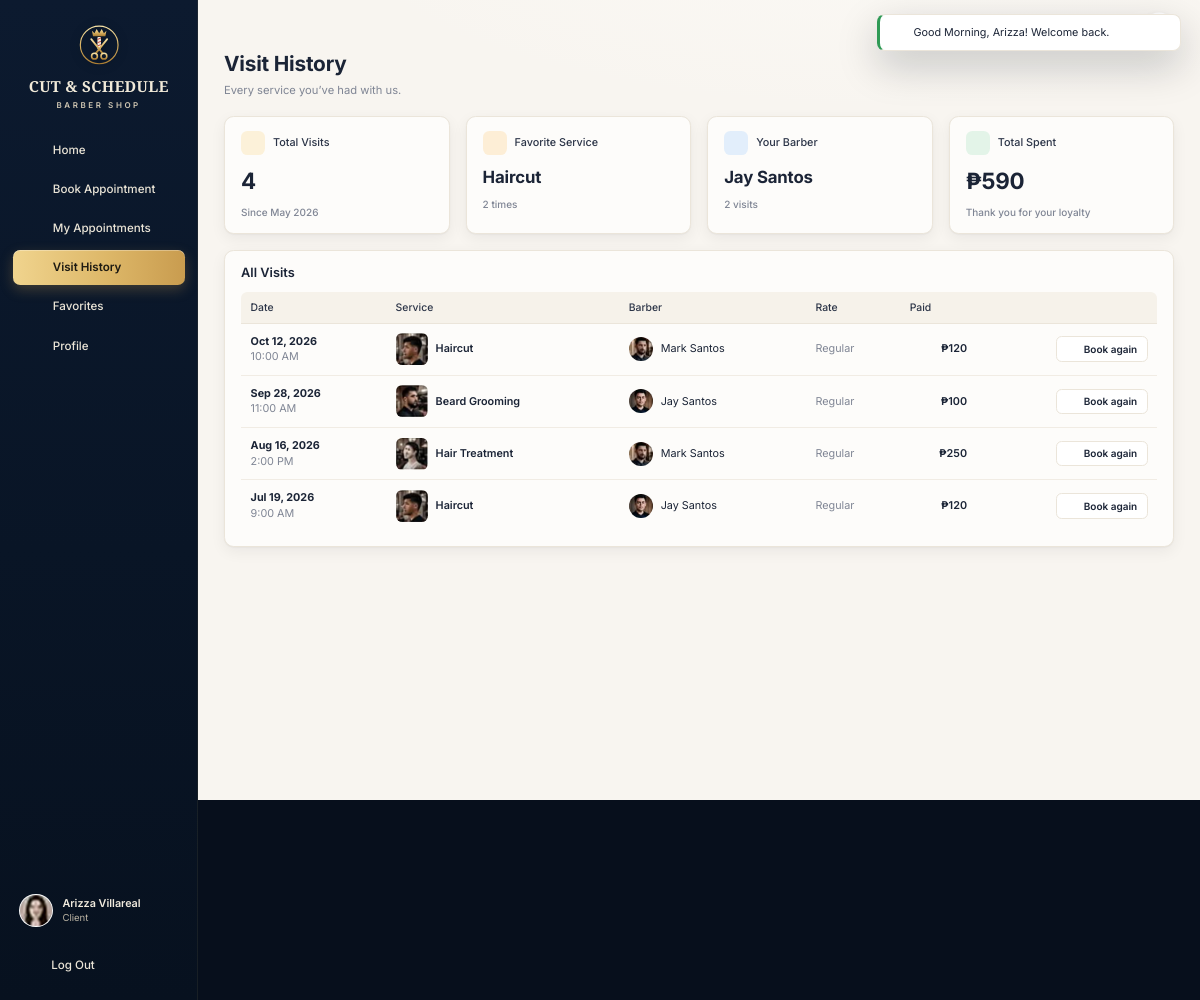
Page /client/history.php (signed in) on the committed database.
### tables this page shows
CREATE TABLE users (
  id               INT AUTO_INCREMENT PRIMARY KEY,
  name             VARCHAR(100) NOT NULL,
  username         VARCHAR(100) UNIQUE NOT NULL,
  email            VARCHAR(150) UNIQUE NOT NULL,
  phone            VARCHAR(30)  NULL,
  password         VARCHAR(255) NOT NULL,
  role             ENUM('owner','staff','client') NOT NULL,
  status           ENUM('active','inactive') DEFAULT 'active',
  avatar           VARCHAR(255) NULL,
  remember_token   VARCHAR(64)  NULL,
  remember_expires DATETIME     NULL,
  created_at       DATETIME DEFAULT CURRENT_TIMESTAMP,
  updated_at       DATETIME DEFAULT CURRENT_TIMESTAMP ON UPDATE CURRENT_TIMESTAMP
);

CREATE TABLE clients (
  id                   INT AUTO_INCREMENT PRIMARY KEY,
  user_id              INT NULL UNIQUE,
  name                 VARCHAR(100) NOT NULL,
  email                VARCHAR(150) NULL,
  phone                VARCHAR(30)  NULL,
  discount_type        ENUM('none','senior','pwd') NOT NULL DEFAULT 'none',
  preferred_barber_id  INT NULL,
  preferred_service_id INT NULL,
  notes                TEXT NULL,
  avatar               VARCHAR(255) NULL,
  created_at           DATETIME DEFAULT CURRENT_TIMESTAMP,
  updated_at           DATETIME DEFAULT CURRENT_TIMESTAMP ON UPDATE CURRENT_TIMESTAMP,
  CONSTRAINT fk_client_user    FOREIGN KEY (user_id) REFERENCES users(id) ON DELETE SET NULL,
  CONSTRAINT fk_client_barber  FOREIGN KEY (preferred_barber_id) REFERENCES users(id) ON DELETE SET NULL,
  CONSTRAINT fk_client_service FOREIGN KEY (preferred_service_id) REFERENCES services(id) ON DELETE SET NULL
);

CREATE TABLE services (
  id          INT AUTO_INCREMENT PRIMARY KEY,
  name        VARCHAR(100) NOT NULL,
  description VARCHAR(255) NULL,
  price       DECIMAL(10,2) NOT NULL,
  duration    INT NOT NULL,
  image       VARCHAR(255) NULL,
  status      ENUM('active','archived') DEFAULT 'active',
  sort_order  INT NOT NULL DEFAULT 0,
  created_at  DATETIME DEFAULT CURRENT_TIMESTAMP,
  updated_at  DATETIME DEFAULT CURRENT_TIMESTAMP ON UPDATE CURRENT_TIMESTAMP,
  CHECK (price > 0),
  CHECK (duration > 0)
);

CREATE TABLE appointments (
  id               INT AUTO_INCREMENT PRIMARY KEY,
  client_id        INT NOT NULL,
  barber_id        INT NOT NULL,
  service_id       INT NOT NULL,
  appointment_date DATE NOT NULL,
  start_time       TIME NOT NULL,
  end_time         TIME NOT NULL,
  status           ENUM('pending','confirmed','in_progress','completed','cancelled') NOT NULL DEFAULT 'pending',
  base_price       DECIMAL(10,2) NOT NULL,
  discount_type    ENUM('none','senior','pwd') NOT NULL DEFAULT 'none',
  discount_amount  DECIMAL(10,2) NOT NULL DEFAULT 0,
  total_price      DECIMAL(10,2) NOT NULL,
  notes            TEXT NULL,
  created_by       INT NULL,
  completed_at     DATETIME NULL,
  created_at       DATETIME DEFAULT CURRENT_TIMESTAMP,
  updated_at       DATETIME DEFAULT CURRENT_TIMESTAMP ON UPDATE CURRENT_TIMESTAMP,
  INDEX idx_barber_date (barber_id, appointment_date),
  INDEX idx_date_status (appointment_date, status),
  INDEX idx_client (client_id),
  CONSTRAINT fk_appt_client  FOREIGN KEY (client_id)  REFERENCES clients(id)  ON DELETE CASCADE,
  CONSTRAINT fk_appt_barber  FOREIGN KEY (barber_id)  REFERENCES users(id)    ON DELETE RESTRICT,
  CONSTRAINT fk_appt_service FOREIGN KEY (service_id) REFERENCES services(id) ON DELETE RESTRICT,
  CONSTRAINT fk_appt_creator FOREIGN KEY (created_by) REFERENCES users(id)    ON DELETE SET NULL
);

### client/history.php (the view, shortened to what the rows shown need)
<?php
require __DIR__ . '/../includes/bootstrap.php';
$user = Auth::requireRole('client');
$profile = $user->profile();
$visits = $profile->visits();
$fav = $profile->favoriteService();
require __DIR__ . '/../includes/header.php';
?>
<div class="page-head">
  <div>
    <h1>Visit History</h1>
  </div>
</div>
<section class="stats stats-4">
  <div class="card stat"><div class="stat-top"><span class="stat-ico gold"><?= icon('history', '', 18, 2) ?></span>Total Visits</div><div class="stat-value"><?= count($visits) ?></div><span class="stat-delta neutral">Since <?= e(fmt_date($profile->getCreatedAt(), 'M Y')) ?></span></div>
  <div class="card stat"><div class="stat-top"><span class="stat-ico amber"><?= icon('crown', '', 16) ?></span>Favorite Service</div><div class="stat-value" style="font-size:21px"><?= e($fav['name'] ?? '—') ?></div><span class="stat-delta neutral"><?= $fav ? (int) $fav['times'] . ' times' : 'Book your first visit' ?></span></div>
</section>
<section class="card">
  <div class="card-head"><h2>All Visits</h2></div>
  <?php if (!$visits): ?>
    <div class="empty"><?= icon('history', '', 36) ?><h3>No visits yet</h3><p>Completed appointments will appear here.</p><a class="btn btn-gold mt-16" href="<?= url('client/book.php') ?>">Book Appointment</a></div>
  <?php else: ?>
    <div class="table-wrap">
      <table class="tbl tbl-responsive">
        <thead><tr><th>Date</th><th>Service</th><th>Barber</th><th>Rate</th><th class="text-right">Paid</th><th></th></tr></thead>
        <tbody>
          <?php foreach ($visits as $v): ?>
            <tr>
              <td data-label="Date" class="nowrap"><strong><?= e(fmt_date($v['appointment_date'])) ?></strong><br><span class="t-muted"><?= fmt_time($v['start_time']) ?></span></td>
              <td data-label="Service"><div class="tbl-person" style="min-width:0"><?= service_img($v['service_image'], $v['service_name'], 'svc-img') ?><strong><?= e($v['service_name']) ?></strong></div></td>
              <td data-label="Barber"><div class="tbl-person" style="min-width:0"><?= avatar($v['barber_name'], $v['barber_avatar'], 30) ?><span><?= e($v['barber_name']) ?></span></div></td>
              <td data-label="Rate" class="t-muted"><?= e(discount_label($v['discount_type'])) ?></td>
              <td data-label="Paid" class="text-right t-strong"><?= peso($v['total_price']) ?></td>
              <td class="tbl-actions-cell"><div class="tbl-actions"><a class="btn btn-outline btn-sm" href="<?= url('client/book.php?service=' . (int) $v['service_id'] . '&barber=' . (int) $v['barber_id']) ?>"><?= icon('refresh', '', 14) ?> Book again</a></div></td>
            </tr>
          <?php endforeach; ?>
        </tbody>
      </table>
    </div>
  <?php endif; ?>
</section>
<?php require __DIR__ . '/../includes/footer.php'; ?>

### includes/header.php (shortened to what the rows shown need)
<?php
$role = $user->getRole();
$profileUrl = ['owner' => 'owner/settings.php', 'staff' => 'staff/profile.php', 'client' => 'client/profile.php'][$role];
?>
<!doctype html>
<html lang="en">
<head>
  <link rel="stylesheet" href="<?= asset('assets/css/app.css') ?>">
</head>
<body class="app role-<?= e($role) ?>" data-base="<?= e(BASE_URL) ?>"<?= !empty($fitScreen) ? ' data-fit' : '' ?>>
<div class="app-shell">
  <aside class="sidebar" id="sidebar">
      <?php foreach (nav_items($role) as [$key, $label, $href, $ico]): ?>
          <?= icon($ico, '', 20) ?><span><?= e($label) ?></span>
      <?php endforeach; ?>
    <div class="sidebar-foot">
      <a class="sidebar-user" href="<?= url($profileUrl) ?>">
        <?= avatar($user->getName(), $user->getAvatar(), 42) ?>
        <span>
          <strong><?= e($user->getName()) ?></strong>
          <small><?= e($user->roleLabel()) ?></small>
        </span>
      </a>
    </div>
  </aside>
  <div class="main">
    <main class="content">

### includes/functions.php (shortened to what the rows shown need)
<?php
function e($value): string
{
    return htmlspecialchars((string) ($value ?? ''), ENT_QUOTES, 'UTF-8');
}
function url(string $path = ''): string
{
    return BASE_URL . '/' . ltrim($path, '/');
}
function asset(string $path): string
{
    $file = APP_ROOT . '/' . ltrim($path, '/');
    $v = is_file($file) ? filemtime($file) : 1;
    return url($path) . '?v=' . $v;
}
function peso($amount): string
{
    $amount = (float) $amount;
    $decimals = abs($amount - round($amount)) < 0.005 ? 0 : 2;
    return '₱' . number_format($amount, $decimals);
}
function fmt_time(?string $time, bool $pad = false): string
{
    return date($pad ? 'h:i A' : 'g:i A', strtotime('2000-01-01 ' . $time));
}
function fmt_date(?string $date, string $format = 'M j, Y'): string
{
    return $date ? date($format, strtotime($date)) : '';
}
function media_url(?string $path): ?string
{
    return is_file(APP_ROOT . '/' . $path) ? url($path) : null;
}
function avatar(?string $name, ?string $path = null, int $size = 40, string $class = ''): string
{
    $src = media_url($path);
    $style = "width:{$size}px;height:{$size}px;";
    if ($src) {
        return '<img class="avatar ' . e($class) . '" src="' . e($src) . '" alt="' . e($name) . '" style="' . $style . '">';
    }
    $fs = max(10, (int) round($size * 0.38));
    return '<span class="avatar avatar-initials ' . e($class) . '" style="' . $style . 'font-size:' . $fs . 'px">' . e(initials($name ?? '?')) . '</span>';
}
function service_img(?string $path, string $name, string $class = 'svc-img'): string
{
    $src = media_url($path);
    if ($src) {
        return '<img class="' . e($class) . '" src="' . e($src) . '" alt="' . e($name) . '">';
    }
    return '<span class="' . e($class) . ' svc-img-empty">' . icon('scissors', '', 22) . '</span>';
}
function discount_label(string $type): string
{
    return ['none' => 'Regular', 'senior' => 'Senior Citizen', 'pwd' => 'PWD'][$type] ?? 'Regular';
}

### includes/icons.php (shortened to what the rows shown need)
<?php
function icon(string $name, string $class = '', int $size = 20, float $stroke = 1.8): string
{
    static $paths = null;
    $body = $paths[$name] ?? $paths['info'];
    $cls = trim('icon ' . $class);
    return '<svg class="' . $cls . '" width="' . $size . '" height="' . $size . '" viewBox="0 0 24 24" fill="none" stroke="currentColor" stroke-width="' . $stroke . '" stroke-linecap="round" stroke-linejoin="round" aria-hidden="true">' . $body . '</svg>';
}

### rows in the picture
users: avatar (picture), name "Arizza Villareal"
clients: created_at "May 2026"
services: name "Haircut"
appointments: appointment_date "Oct 12, 2026", start_time "10:00 AM", service.image (picture), service.name "Haircut", barber.avatar (picture), barber.name "Mark Santos", discount_type "Regular", total_price "₱120", $size 14 (drawn)
appointments: appointment_date "Sep 28, 2026", start_time "11:00 AM", service.image (picture), service.name "Beard Grooming", barber.avatar (picture), barber.name "Jay Santos", discount_type "Regular", total_price "₱100", $size 14 (drawn)
appointments: appointment_date "Aug 16, 2026", start_time "2:00 PM", service.image (picture), service.name "Hair Treatment", barber.avatar (picture), barber.name "Mark Santos", discount_type "Regular", total_price "₱250", $size 14 (drawn)
appointments: appointment_date "Jul 19, 2026", start_time "9:00 AM", service.image (picture), service.name "Haircut", barber.avatar (picture), barber.name "Jay Santos", discount_type "Regular", total_price "₱120", $size 14 (drawn)

### other values in the picture
$label "Home"
$label "Book Appointment"
$label "My Appointments"
$label "Visit History"
$label "Favorites"
$label "Profile"
$user->roleLabel() "Client"
$f['message'] "Good Morning, Arizza! Welcome back."
count($visits) "4"
$fav['times'] "2"
$topBarber['name'] "Jay Santos"
$topBarber['n'] "2"
peso($spent) "₱590"
